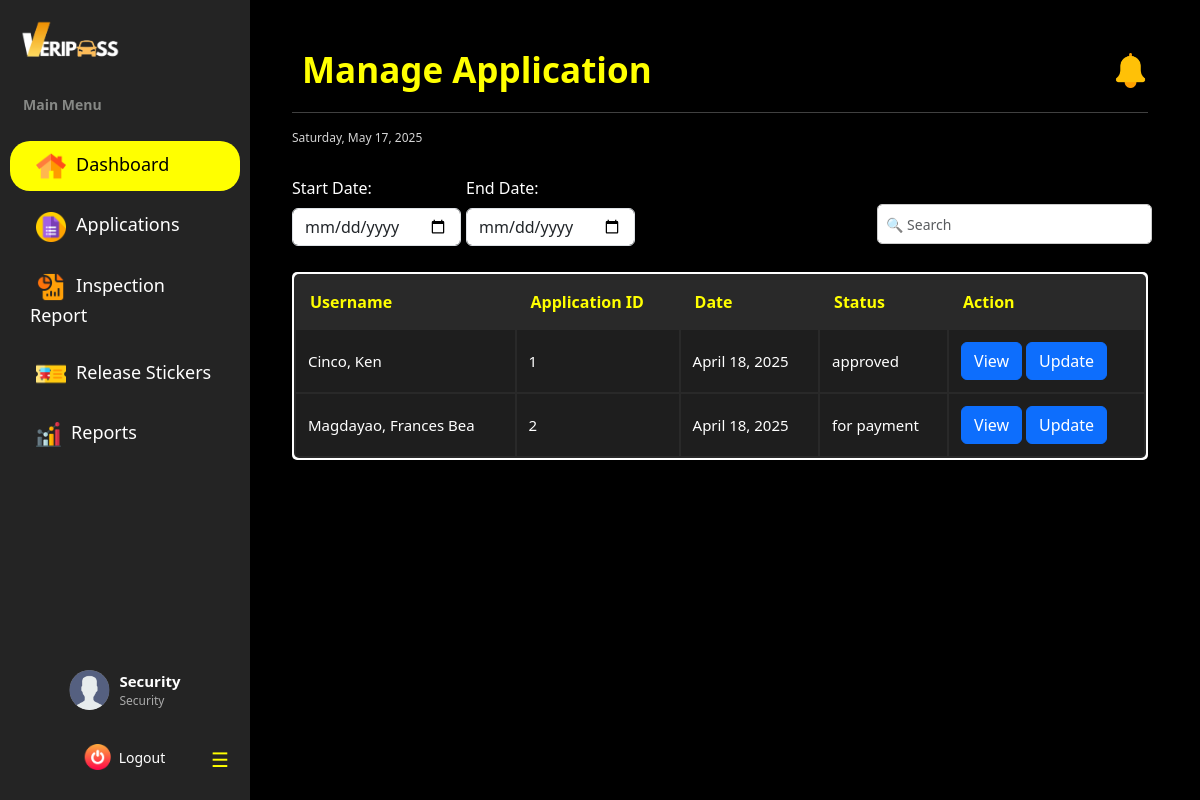
The app's page /dashboard/security/manage_application/ (signed in), older data.
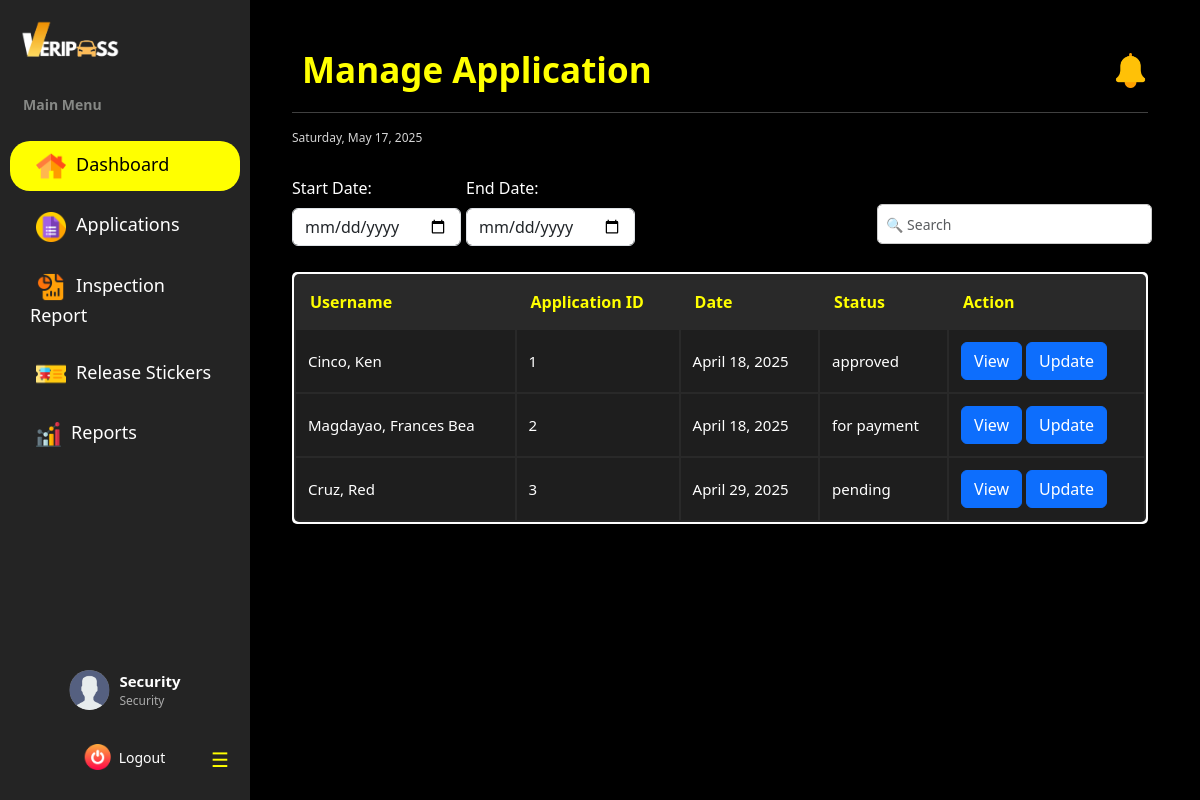
The same page, newer data.
### vehicle_pass/models.py (models this page shows, shortened)
class BaseModel(models.Model):
    created_at = models.DateTimeField(auto_now_add=True, db_index=True)
    updated_at = models.DateTimeField(auto_now=True)
    class Meta:
        abstract = True

class Registration(BaseModel):
    STATUS_CHOICES = [
        ('pending', 'Pending'),
        ('cancelled', 'Cancelled'),
        ('for payment', 'For Payment'),
        ('reviewing documents', 'Reviewing Documents'),
        ('for final inspection', 'For Final Inspection'),
        ('approved', 'Approved'),
        ('rejected', 'Rejected')
    ]
    registrationNumber = models.BigAutoField(primary_key=True)
    user = models.ForeignKey(UserProfile, on_delete=models.CASCADE)
    vehicle = models.ForeignKey(Vehicle, on_delete=models.CASCADE)
    files = models.URLField(max_length=250)
    status = models.CharField(max_length=20, choices=STATUS_CHOICES, default='pending')
    def __str__(self):
        return f"Registration {self.registrationNumber} for {self.user.lastname}, {self.user.firstname}"

class UserProfile(BaseModel):
    ROLE_CHOICES = [('user', 'User'),
        ('security', 'Security'),
        ('cashier', 'Cashier'),
        ('admin', 'Admin')
        ]
    corporate_email = models.EmailField(max_length=50, unique=True)
    password = models.CharField(max_length=128)
    lastname = models.CharField(max_length=25)
    firstname = models.CharField(max_length=50)
    middle_name = models.CharField(max_length=25, blank=True, null=True)
    suffix = models.CharField(max_length=5, blank=True, null=True)
    dl_number = models.CharField(max_length=15, blank=True, null=True)
    college = models.CharField(max_length=100, blank=True, null=True)
    program = models.CharField(max_length=100, blank=True, null=True)
    department = models.CharField(max_length=100, blank=True, null=True)
    address = models.CharField(max_length=100, blank=True, null=True)
    role = models.CharField(max_length=20, choices=ROLE_CHOICES, default='user', null=True)

### vehicle_pass/views.py (the view)
# urls.py: path("dashboard/security/manage_application/", SecurityViewApplication.as_view(), name="security_manage_application"),
class SecurityViewApplication(CustomLoginRequiredMixin, ListView):
    model = Registration
    template_name = 'Security Dashboard/Security_Application.html'
    context_object_name = 'applications'
    paginate_by = 5
    def get_context_data(self, **kwargs):
        context = super().get_context_data(**kwargs)
        applications = context['applications']
        print(f"Applications count: {len(applications)}")
        if applications:
            print(f"First application: {applications[0]}")
        return context

### vehicle_pass/authentication.py (called while the page is built)
    def dispatch(self, request, *args, **kwargs):
        if not request.session.get("user_id"): #overrides the django dispatch
            return redirect("login")  #redirect to login if no active on session
        return super().dispatch(request, *args, **kwargs)

### vehicle_pass/context_processors.py (called while the page is built)
def admin_user_context(request):
    if hasattr(request, 'session') and 'user_id' in request.session:
        try:
            user_id = request.session.get('user_id')
            admin_user = UserProfile.objects.get(id=user_id, role='admin')
            admin_name = f"{admin_user.firstname} {admin_user.lastname}"
        except Exception as e:
            admin_name = "Admin"
    else:
        admin_name = "Not Logged In"
    return {'admin_name': admin_name}

def default_user_context(request):
    if hasattr(request, 'session') and 'user_id' in request.session:
        try:
            user_id = request.session.get('user_id')
            default_user = UserProfile.objects.get(id=user_id, role='user')
            user_name = f"{default_user.firstname} {default_user.lastname}"
        except Exception as e:
            user_name = "User"
    else:
        user_name = "Not Logged In"
    return {'user_name': user_name}

### templates/Security Dashboard/Security_Application.html (shortened to what this page needs)
{% extends "includes/security_sidebar.html" %}
{% load static %}
{% block extra_css %}
    <link rel="stylesheet" href="{% static 'css/security-dashboard-style.css' %}">
    <link rel="stylesheet" href="{% static 'css/sidebar.css' %}">
{% endblock %}
{% block content %}
<div class="main-content flex-grow-1 ms-uto">
    <div class="container-fluid py-1">
            <div class="d-flex flex-column flex-md-row justify-content-between align-items-start align-items-md-center mb-3">
                <h2 class="title mb-3 mb-md-0">Manage Application</h2>
                <div class="d-flex align-items-center gap-3">
                    <a href="Announcements.html" class="text-decoration-none text-light position-relative">
                        <img src="{% static 'images/notification.png' %}" alt="Notifications" width="35" height="35">
                    </a>
                </div>
            </div>
        <hr>
        <small><span id="date"></span></small>
        <br>
        <div class="filter-container">
            <div class="mb-3">
                <label for="start-date" class="form-label">Start Date:</label>
                <input type="date" id="start-date" class="form-control">
            </div>
            <div class="mb-3">
                <label for="end-date" class="form-label">End Date:</label>
                <input type="date" id="end-date" class="form-control">
            </div>
            <input class="position-absolute end-0 bottom-10 form-control w-20 me-5 mb-auto" type="text" id="search-bar" placeholder="🔍 Search">
        </div>
        <section class="table-container">
            <table class="users-table">
                <thead>
                    <tr>
                        <th>Username</th>
                        <th>Application ID</th>
                        <th>Date</th>
                        <th>Status</th>
                        <th>Action</th>
                    </tr>
                </thead>
                <tbody>
                {% for applicant in applications %}
                    <tr>
                        <td>{{ applicant.user.lastname }}, {{ applicant.user.firstname }} {{ applicant.user.middlename|default_if_none:""|slice:":1"}}</td>
                        <td>{{ applicant.registrationNumber }}</td>
                        <td>{{ applicant.created_at|date:"F d, Y" }}</td>
                        <td>{{ applicant.status }}</td>
                        <td>
                            <a href="{% url 'security_view_specific_application' applicant.pk %}" class="btn btn-primary">View</a>
                            <a href="{% url 'security_update_application' applicant.pk %}" class="btn btn-primary">Update</a>
                        </td>
                {% endfor %}
                </tbody>
            </table>
        </section>
    </div>
</div>
{% endblock %}

Row changes from the older to the newer data that the page shows:
added Registration: user.lastname "Cruz", user.firstname "Red", registrationNumber "3", created_at "April 29, 2025", status "pending"
